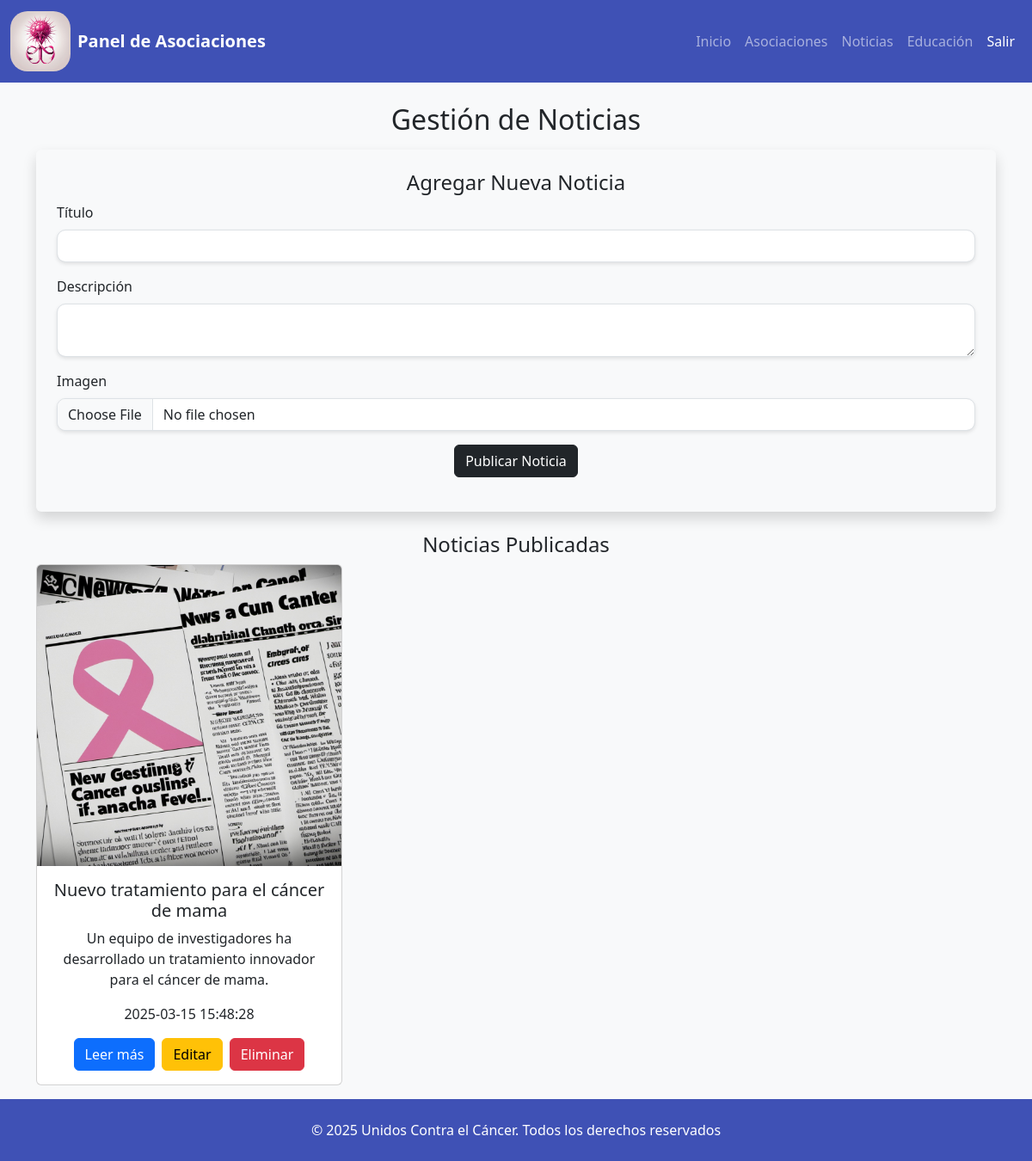
Screenshot of /login/pages/asociacion.php (signed in) with the database file from the repository.
### tables this page shows
CREATE TABLE IF NOT EXISTS news (
    id INT PRIMARY KEY AUTO_INCREMENT,
    titulo VARCHAR(255) NOT NULL,
    contenido TEXT NOT NULL,
    imagen_url VARCHAR(255),
    fecha_publicacion VARCHAR(255),
    ruta_pagina VARCHAR(255),
    autor_id INT,
    CONSTRAINT fk_autor FOREIGN KEY (autor_id) REFERENCES users(id) ON DELETE SET NULL
);

### bd/functionBd.php (the view, shortened to what this page needs)
<?php
function getNewsByUser($id)
{
    $query = "SELECT * FROM news WHERE autor_id = $id ORDER BY fecha_publicacion DESC";
    $result = mysqli_query($GLOBALS['con'], $query) or die("Error en la consulta.");
    echo '<h4 class="mt-4 text-center">Noticias Publicadas</h4>';
    echo '<div class="row">';
    if (mysqli_num_rows($result) > 0) {
        while ($row = mysqli_fetch_array($result)) {
            $ruta_imagen = '../../' . $row["imagen_url"];
            $contenido = htmlspecialchars($row["contenido"]);
            $contenido_limitado = strlen($contenido) > 100 ? substr($contenido, 0, 100) . '...' : $contenido;
            echo '<div class="col-md-4 mb-3">
                    <div class="card h-100">
                        <div class="d-flex justify-content-center">
                            <img src="' . htmlspecialchars($ruta_imagen) . '" class="card-img-top img-fluid" alt="Noticia" style="max-width: 500px; height: 350px;">
                        </div>
                        <div class="card-body">
                            <h5 class="text-center">' . htmlspecialchars($row["titulo"]) . '</h5>
                            <p class="text-center">' . $contenido_limitado . '</p>
                            <p class="text-center">' . htmlspecialchars($row["fecha_publicacion"]) . '</p>
                            <div class="d-flex justify-content-center gap-2">
                                <a href="../../' . htmlspecialchars($row["ruta_pagina"]) . '" class="btn btn-primary">Leer más</a>
                                <a href="editar_noticia.php?id=' . $row["id"] . '" class="btn btn-warning">Editar</a>
                                <a href="eliminar_noticia.php?id=' . $row["id"] . '" class="btn btn-danger">Eliminar</a>
                            </div>
                        </div>
                    </div>
                </div>';
        }
    } else {
        echo "<h5 style='text-align: center;'>No tienes noticias disponibles.</h5>";
    }
    echo "</div>";
}

### css/style.css (style rules this page uses)
html, body { height: 100%; margin: 0; display: flex; flex-direction: column; }
.card { transition: transform 0.3s ease-in-out; }

### rows the page displays
news: imagen_url (picture), titulo "Nuevo tratamiento para el cáncer de mama", contenido "Un equipo de investigadores ha desarrollado un tratamiento innovador para el cáncer de mama.", fecha_publicacion "2025-03-15 15:48:28"
